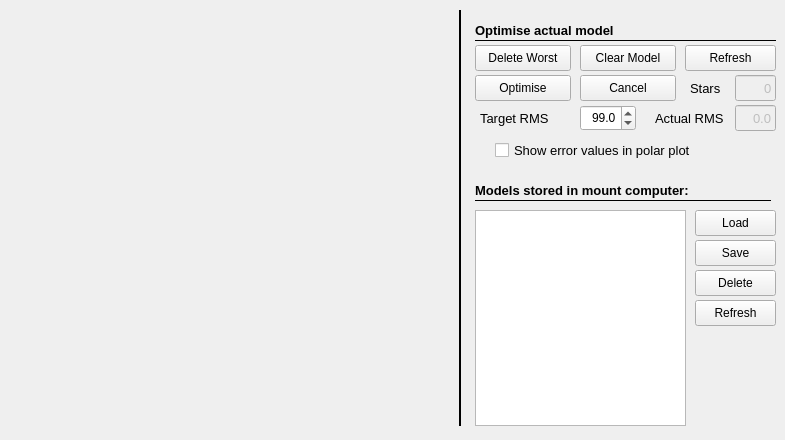
   <widget class="QWidget" name="tab_8">
    <attribute name="title">
     <string>Manage Model</string>
    </attribute>
    <widget class="QLabel" name="label_37">
     <property name="geometry">
      <rect>
       <x>480</x>
       <y>105</y>
       <width>81</width>
       <height>26</height>
      </rect>
     </property>
     <property name="font">
      <font>
       <pointsize>10</pointsize>
      </font>
     </property>
     <property name="text">
      <string>Target RMS</string>
     </property>
    </widget>
    <widget class="QPushButton" name="runTargetRMS">
     <property name="geometry">
      <rect>
       <x>475</x>
       <y>75</y>
       <width>96</width>
       <height>26</height>
      </rect>
     </property>
     <property name="toolTip">
      <string>&lt;html&gt;&lt;head/&gt;&lt;body&gt;&lt;p&gt;Deletes worst point of actual alignment model until error is below target RMS.&lt;/p&gt;&lt;/body&gt;&lt;/html&gt;</string>
     </property>
     <property name="text">
      <string>Optimise</string>
     </property>
    </widget>
    <widget class="QDoubleSpinBox" name="targetRMS">
     <property name="geometry">
      <rect>
       <x>580</x>
       <y>105</y>
       <width>56</width>
       <height>26</height>
      </rect>
     </property>
     <property name="font">
      <font>
       <family>Arial</family>
       <weight>50</weight>
       <bold>false</bold>
      </font>
     </property>
     <property name="alignment">
      <set>Qt::AlignRight|Qt::AlignTrailing|Qt::AlignVCenter</set>
     </property>
     <property name="decimals">
      <number>1</number>
     </property>
     <property name="maximum">
      <double>100.000000000000000</double>
     </property>
     <property name="singleStep">
      <double>0.100000000000000</double>
     </property>
     <property name="value">
      <double>99.000000000000000</double>
     </property>
    </widget>
    <widget class="Line" name="line_18">
     <property name="geometry">
      <rect>
       <x>475</x>
       <y>200</y>
       <width>296</width>
       <height>1</height>
      </rect>
     </property>
     <property name="frameShadow">
      <enum>QFrame::Plain</enum>
     </property>
     <property name="orientation">
      <enum>Qt::Horizontal</enum>
     </property>
    </widget>
    <widget class="QPushButton" name="deleteWorstPoint">
     <property name="geometry">
      <rect>
       <x>475</x>
       <y>45</y>
       <width>96</width>
       <height>26</height>
      </rect>
     </property>
     <property name="toolTip">
      <string>&lt;html&gt;&lt;head/&gt;&lt;body&gt;&lt;p&gt;Deletes worst point of actual alignment model in the mount. It could happen, that the overall RMS rises.&lt;/p&gt;&lt;/body&gt;&lt;/html&gt;</string>
     </property>
     <property name="text">
      <string>Delete Worst</string>
     </property>
    </widget>
    <widget class="Line" name="line_44">
     <property name="geometry">
      <rect>
       <x>475</x>
       <y>40</y>
       <width>301</width>
       <height>1</height>
      </rect>
     </property>
     <property name="autoFillBackground">
      <bool>false</bool>
     </property>
     <property name="frameShadow">
      <enum>QFrame::Plain</enum>
     </property>
     <property name="orientation">
      <enum>Qt::Horizontal</enum>
     </property>
    </widget>
    <widget class="QLabel" name="label_124">
     <property name="geometry">
      <rect>
       <x>475</x>
       <y>20</y>
       <width>161</width>
       <height>21</height>
      </rect>
     </property>
     <property name="font">
      <font>
       <pointsize>10</pointsize>
       <weight>75</weight>
       <bold>true</bold>
      </font>
     </property>
     <property name="text">
      <string>Optimise actual model</string>
     </property>
    </widget>
    <widget class="QLabel" name="label_125">
     <property name="geometry">
      <rect>
       <x>475</x>
       <y>180</y>
       <width>251</width>
       <height>21</height>
      </rect>
     </property>
     <property name="font">
      <font>
       <pointsize>10</pointsize>
       <weight>75</weight>
       <bold>true</bold>
      </font>
     </property>
     <property name="text">
      <string>Models stored in mount computer:</string>
     </property>
    </widget>
    <widget class="Line" name="line_46">
     <property name="geometry">
      <rect>
       <x>455</x>
       <y>10</y>
       <width>11</width>
       <height>416</height>
      </rect>
     </property>
     <property name="styleSheet">
      <string notr="true"/>
     </property>
     <property name="frameShadow">
      <enum>QFrame::Plain</enum>
     </property>
     <property name="lineWidth">
      <number>2</number>
     </property>
     <property name="orientation">
      <enum>Qt::Vertical</enum>
     </property>
    </widget>
    <widget class="QWidget" name="modelPolar" native="true">
     <property name="enabled">
      <bool>true</bool>
     </property>
     <property name="geometry">
      <rect>
       <x>5</x>
       <y>5</y>
       <width>446</width>
       <height>426</height>
      </rect>
     </property>
     <property name="autoFillBackground">
      <bool>true</bool>
     </property>
    </widget>
    <widget class="QPushButton" name="cancelTargetRMS">
     <property name="geometry">
      <rect>
       <x>580</x>
       <y>75</y>
       <width>96</width>
       <height>26</height>
      </rect>
     </property>
     <property name="toolTip">
      <string>&lt;html&gt;&lt;head/&gt;&lt;body&gt;&lt;p&gt;Cancels the optimise run.&lt;/p&gt;&lt;/body&gt;&lt;/html&gt;</string>
     </property>
     <property name="text">
      <string>Cancel</string>
     </property>
    </widget>
    <widget class="QLineEdit" name="errorRMS1">
     <property name="enabled">
      <bool>false</bool>
     </property>
     <property name="geometry">
      <rect>
       <x>735</x>
       <y>105</y>
       <width>41</width>
       <height>26</height>
      </rect>
     </property>
     <property name="font">
      <font>
       <family>Arial</family>
       <pointsize>10</pointsize>
       <weight>50</weight>
       <bold>false</bold>
      </font>
     </property>
     <property name="mouseTracking">
      <bool>false</bool>
     </property>
     <property name="focusPolicy">
      <enum>Qt::NoFocus</enum>
     </property>
     <property name="acceptDrops">
      <bool>false</bool>
     </property>
     <property name="toolTip">
      <string>&lt;html&gt;&lt;head/&gt;&lt;body&gt;&lt;p&gt;Actual RMS Error in arc sec&lt;/p&gt;&lt;p&gt;&lt;br/&gt;&lt;/p&gt;&lt;/body&gt;&lt;/html&gt;</string>
     </property>
     <property name="layoutDirection">
      <enum>Qt::RightToLeft</enum>
     </property>
     <property name="text">
      <string>0.0</string>
     </property>
     <property name="alignment">
      <set>Qt::AlignRight|Qt::AlignTrailing|Qt::AlignVCenter</set>
     </property>
     <property name="readOnly">
      <bool>true</bool>
     </property>
    </widget>
    <widget class="QLabel" name="label_75">
     <property name="geometry">
      <rect>
       <x>655</x>
       <y>105</y>
       <width>76</width>
       <height>26</height>
      </rect>
     </property>
     <property name="font">
      <font>
       <pointsize>10</pointsize>
      </font>
     </property>
     <property name="text">
      <string>Actual RMS</string>
     </property>
    </widget>
    <widget class="QPushButton" name="clearModel">
     <property name="geometry">
      <rect>
       <x>580</x>
       <y>45</y>
       <width>96</width>
       <height>26</height>
      </rect>
     </property>
     <property name="toolTip">
      <string>&lt;html&gt;&lt;head/&gt;&lt;body&gt;&lt;p&gt;Clear the alignment model in mount. Can't be revised.&lt;/p&gt;&lt;/body&gt;&lt;/html&gt;</string>
     </property>
     <property name="text">
      <string>Clear Model</string>
     </property>
    </widget>
    <widget class="QLineEdit" name="numberStars1">
     <property name="enabled">
      <bool>false</bool>
     </property>
     <property name="geometry">
      <rect>
       <x>735</x>
       <y>75</y>
       <width>41</width>
       <height>26</height>
      </rect>
     </property>
     <property name="font">
      <font>
       <family>Arial</family>
       <pointsize>10</pointsize>
       <weight>50</weight>
       <bold>false</bold>
      </font>
     </property>
     <property name="mouseTracking">
      <bool>false</bool>
     </property>
     <property name="focusPolicy">
      <enum>Qt::NoFocus</enum>
     </property>
     <property name="acceptDrops">
      <bool>false</bool>
     </property>
     <property name="toolTip">
      <string>Number of alignment stars in actual used pointing model</string>
     </property>
     <property name="layoutDirection">
      <enum>Qt::RightToLeft</enum>
     </property>
     <property name="text">
      <string>0</string>
     </property>
     <property name="alignment">
      <set>Qt::AlignRight|Qt::AlignTrailing|Qt::AlignVCenter</set>
     </property>
     <property name="readOnly">
      <bool>true</bool>
     </property>
    </widget>
    <widget class="QLabel" name="label_76">
     <property name="geometry">
      <rect>
       <x>690</x>
       <y>75</y>
       <width>36</width>
       <height>26</height>
      </rect>
     </property>
     <property name="font">
      <font>
       <pointsize>10</pointsize>
      </font>
     </property>
     <property name="text">
      <string>Stars</string>
     </property>
    </widget>
    <widget class="QPushButton" name="refreshModel">
     <property name="geometry">
      <rect>
       <x>685</x>
       <y>45</y>
       <width>91</width>
       <height>26</height>
      </rect>
     </property>
     <property name="toolTip">
      <string>&lt;html&gt;&lt;head/&gt;&lt;body&gt;&lt;p&gt;Reloads the refinement model from mount. Needed if you change things manually with handcontroller or other software&lt;/p&gt;&lt;/body&gt;&lt;/html&gt;</string>
     </property>
     <property name="text">
      <string>Refresh</string>
     </property>
    </widget>
    <widget class="QPushButton" name="saveName">
     <property name="geometry">
      <rect>
       <x>695</x>
       <y>240</y>
       <width>81</width>
       <height>26</height>
      </rect>
     </property>
     <property name="toolTip">
      <string>&lt;html&gt;&lt;head/&gt;&lt;body&gt;&lt;p&gt;Saves actual alignment model under selected name or edited name.&lt;/p&gt;&lt;/body&gt;&lt;/html&gt;</string>
     </property>
     <property name="text">
      <string>Save</string>
     </property>
    </widget>
    <widget class="QListWidget" name="nameList">
     <property name="geometry">
      <rect>
       <x>475</x>
       <y>210</y>
       <width>211</width>
       <height>216</height>
      </rect>
     </property>
    </widget>
    <widget class="QPushButton" name="loadName">
     <property name="geometry">
      <rect>
       <x>695</x>
       <y>210</y>
       <width>81</width>
       <height>26</height>
      </rect>
     </property>
     <property name="toolTip">
      <string>&lt;html&gt;&lt;head/&gt;&lt;body&gt;&lt;p&gt;Loads the actual selected alignment model.&lt;/p&gt;&lt;/body&gt;&lt;/html&gt;</string>
     </property>
     <property name="text">
      <string>Load</string>
     </property>
    </widget>
    <widget class="QPushButton" name="deleteName">
     <property name="geometry">
      <rect>
       <x>695</x>
       <y>270</y>
       <width>81</width>
       <height>26</height>
      </rect>
     </property>
     <property name="toolTip">
      <string>&lt;html&gt;&lt;head/&gt;&lt;body&gt;&lt;p&gt;Deletes the actual selected alignment model.&lt;/p&gt;&lt;/body&gt;&lt;/html&gt;</string>
     </property>
     <property name="text">
      <string>Delete</string>
     </property>
    </widget>
    <widget class="QCheckBox" name="checkShowErrorValues">
     <property name="geometry">
      <rect>
       <x>495</x>
       <y>140</y>
       <width>201</width>
       <height>20</height>
      </rect>
     </property>
     <property name="font">
      <font>
       <pointsize>10</pointsize>
      </font>
     </property>
     <property name="toolTip">
      <string>Use Highspeed download of CCD camera if availabe</string>
     </property>
     <property name="text">
      <string>Show error values in polar plot</string>
     </property>
     <property name="checked">
      <bool>false</bool>
     </property>
    </widget>
    <widget class="QPushButton" name="refreshName">
     <property name="geometry">
      <rect>
       <x>695</x>
       <y>300</y>
       <width>81</width>
       <height>26</height>
      </rect>
     </property>
     <property name="toolTip">
      <string>&lt;html&gt;&lt;head/&gt;&lt;body&gt;&lt;p&gt;Deletes the actual selected alignment model.&lt;/p&gt;&lt;/body&gt;&lt;/html&gt;</string>
     </property>
     <property name="text">
      <string>Refresh</string>
     </property>
    </widget>
    <zorder>line_18</zorder>
    <zorder>line_44</zorder>
    <zorder>label_37</zorder>
    <zorder>runTargetRMS</zorder>
    <zorder>targetRMS</zorder>
    <zorder>deleteWorstPoint</zorder>
    <zorder>label_124</zorder>
    <zorder>label_125</zorder>
    <zorder>line_46</zorder>
    <zorder>modelPolar</zorder>
    <zorder>cancelTargetRMS</zorder>
    <zorder>errorRMS1</zorder>
    <zorder>label_75</zorder>
    <zorder>clearModel</zorder>
    <zorder>numberStars1</zorder>
    <zorder>label_76</zorder>
    <zorder>refreshModel</zorder>
    <zorder>saveName</zorder>
    <zorder>nameList</zorder>
    <zorder>loadName</zorder>
    <zorder>deleteName</zorder>
    <zorder>checkShowErrorValues</zorder>
    <zorder>refreshName</zorder>
   </widget>
